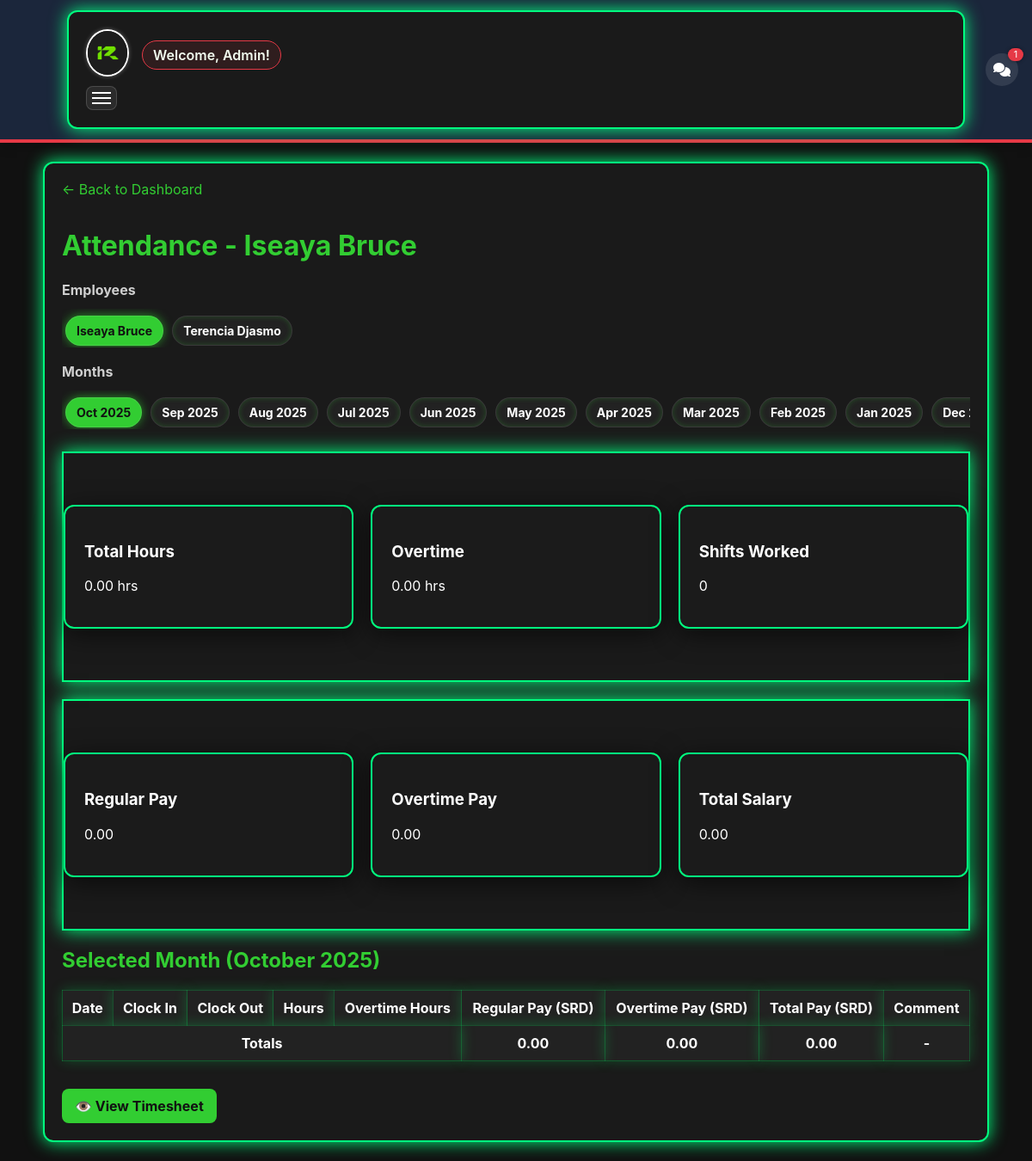
The page /admin/view_attendance.php (signed in) on the database as committed earlier.
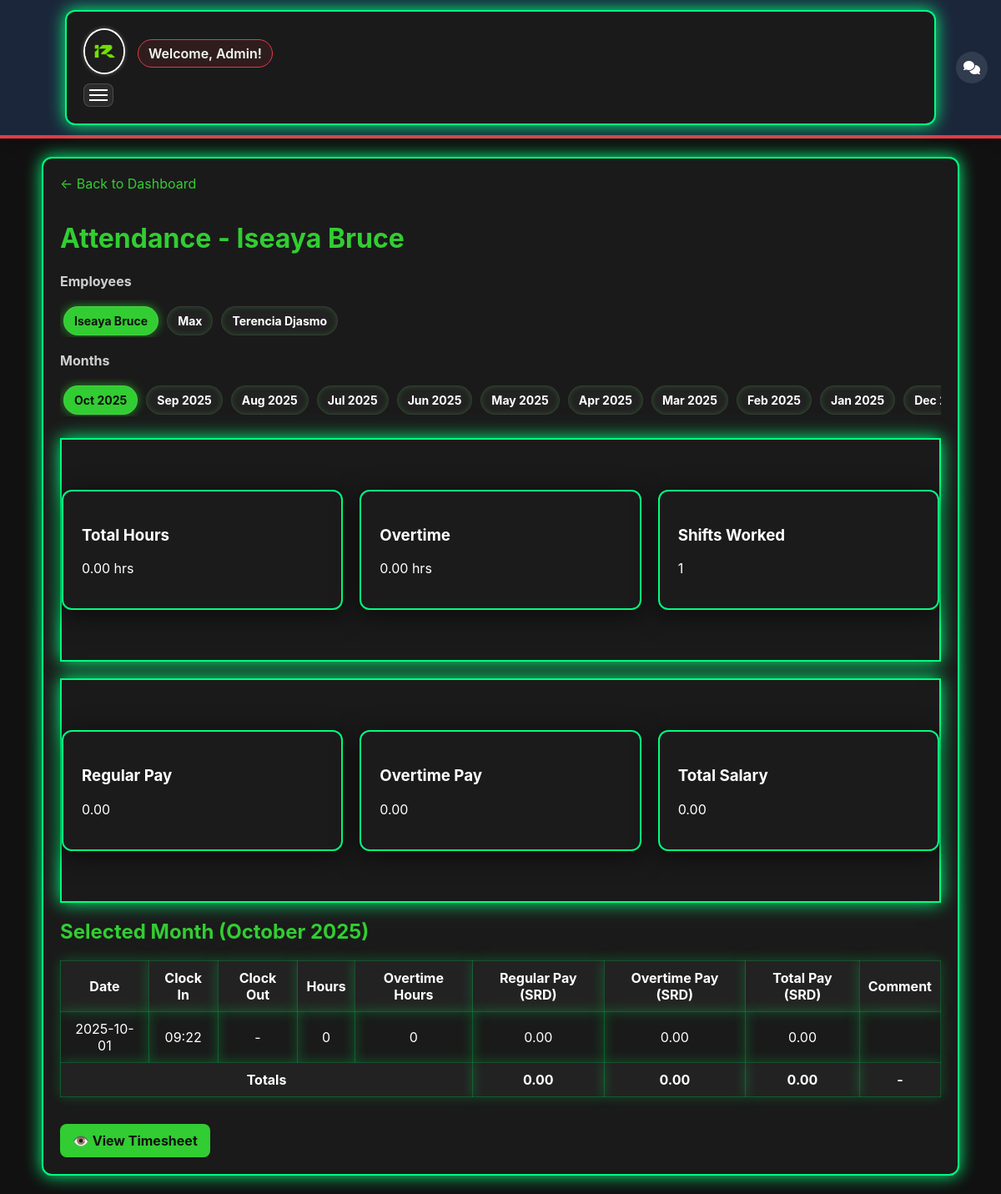
The same page on the database as committed later.
### tables this page shows
CREATE TABLE `employees` (
  `id` int(11) NOT NULL,
  `fullname` varchar(100) NOT NULL,
  `phone` varchar(20) DEFAULT NULL,
  `password` varchar(255) NOT NULL,
  `role` varchar(50) DEFAULT NULL,
  `hourly_pay` decimal(10,2) DEFAULT 0.00,
  `monthly_pay` decimal(10,2) DEFAULT 0.00,
  `expected_clockin` time DEFAULT NULL,
  `expected_clockout` time DEFAULT NULL,
  `profile_pic` varchar(255) DEFAULT 'default.png',
  `created_at` timestamp NOT NULL DEFAULT current_timestamp(),
  `category` varchar(50) DEFAULT NULL,
  `place_of_work` enum('office','remote') DEFAULT 'office',
  `shift` enum('shift_1','shift_2') DEFAULT 'shift_1',
  `position` varchar(100) DEFAULT NULL,
  `overtime_applicable` tinyint(1) DEFAULT 0,
  `status` enum('pending','active','disabled') NOT NULL DEFAULT 'pending'
);

CREATE TABLE `attendance` (
  `id` int(11) NOT NULL,
  `employee_id` int(11) DEFAULT NULL,
  `comment` text DEFAULT NULL,
  `clockin_time` datetime DEFAULT NULL,
  `clockout_time` datetime DEFAULT NULL,
  `overtime_hours` decimal(5,2) DEFAULT 0.00,
  `work_date` date NOT NULL DEFAULT curdate()
);

### includes/auth.php (called while the page is built, shortened)
<?php
function isLoggedIn() {
    return isset($_SESSION['user']);
}
function isAdmin() {
    return isset($_SESSION['user']) && $_SESSION['user']['type'] === 'admin';
}

### admin/view_attendance.php (the view, shortened to what the changed rows need)
<?php
require_once __DIR__ . '/../includes/auth.php';
require_once __DIR__ . '/../includes/config.php';
$empStmt = $pdo->query("SELECT id, fullname, hourly_pay, overtime_applicable, expected_clockin, expected_clockout FROM employees ORDER BY fullname ASC");
$employees = $empStmt->fetchAll(PDO::FETCH_ASSOC);
$selectedId = isset($_GET['id']) ? (int)$_GET['id'] : null;
if (!$selectedId && !empty($employees)) {
    $selectedId = (int)$employees[0]['id'];
}
$stmt = $pdo->prepare("SELECT * FROM employees WHERE id=?");
$stmt->execute([$selectedId]);
$emp = $stmt->fetch(PDO::FETCH_ASSOC);
$selMonth = isset($_GET['month']) ? max(1, min(12, (int)$_GET['month'])) : (int)date('m');
$selYear  = isset($_GET['year'])  ? (int)$_GET['year'] : (int)date('Y');
$baseTs = strtotime(sprintf('%04d-%02d-01', $selYear, $selMonth));
$monthStart = date('Y-m-01', $baseTs);
$monthEnd   = date('Y-m-t', $baseTs);
$recStmt = $pdo->prepare("
    SELECT *,
           TIMESTAMPDIFF(MINUTE, clockin_time, clockout_time) AS minutes_worked
    FROM attendance
    WHERE employee_id = ?
      AND work_date BETWEEN ? AND ?
    ORDER BY work_date DESC
");
$recStmt->execute([$selectedId, $monthStart, $monthEnd]);
$records = $recStmt->fetchAll(PDO::FETCH_ASSOC);
$expectedHours = 8.0;
if (!empty($emp['expected_clockin']) && !empty($emp['expected_clockout'])) {
    $t1 = strtotime($emp['expected_clockin']);
    $t2 = strtotime($emp['expected_clockout']);
    if ($t2 > $t1) {
        $expectedHours = ($t2 - $t1) / 3600;
    } else {
        $expectedHours = (($t2 + 24*3600) - $t1) / 3600;
    }
}
$totalRegularPaidHours = 0;
$totalOvertime = 0;
$otApplicable = (int)($emp['overtime_applicable'] ?? 0);
$hourly = (float)($emp['hourly_pay'] ?? 0);
$ot_applicable = (int)($emp['overtime_applicable'] ?? 0);
$regularPayTotal = $totalRegularPaidHours * $hourly;
$overtimePayTotal = $ot_applicable ? $totalOvertime * $hourly * 1.5 : 0;
$totalPayTotal = $regularPayTotal + $overtimePayTotal;
?>
<!DOCTYPE html>
<html>
<head>
    <link rel="stylesheet" href="../assets/css/style.css">
</head>
<body>
    <?php include '../includes/header.php'; ?>
<div class="container">
    <a href="dashboard.php" class="back">← Back to Dashboard</a>
    <h1>Attendance - <?= htmlspecialchars($emp['fullname']) ?></h1>
    <div class="selector-wrap">
        <div class="selector-label">Employees</div>
        <div class="emp-scroll">
            <?php foreach ($employees as $e): $active = ((int)$e['id'] === (int)$selectedId) ? ' active' : ''; ?>
                <a class="emp-chip<?= $active ?>" href="?id=<?= (int)$e['id'] ?>&month=<?= sprintf('%02d',$selMonth) ?>&year=<?= $selYear ?>">
                    <?= htmlspecialchars($e['fullname']) ?>
                </a>
            <?php endforeach; ?>
        </div>
    </div>
    <div class="selector-wrap">
        <div class="selector-label">Months</div>
        <div class="month-scroll">
            <?php
                $selectedKey = date('Y-m', $baseTs);
                $curTs = strtotime(date('Y-m-01'));
                for ($i = 0; $i < 24; $i++) {
                    $ts = strtotime("-{$i} month", $curTs);
                    $m = (int)date('m', $ts);
                    $y = (int)date('Y', $ts);
                    $key = date('Y-m', $ts);
                    $label = date('M Y', $ts);
                    $active = ($key === $selectedKey) ? ' active' : '';
                    echo '<a class="month-chip' . $active . '" href="?id=' . (int)$selectedId . '&month=' . $m . '&year=' . $y . '">' . $label . '</a>';
                }
            ?>
        </div>
    </div>
    <div class="summary-cards">
        <div class="card">
        </div>
        <div class="card">
        </div>
        <div class="card">
            <h3>Shifts Worked</h3>
            <p><?=count($records)?></p>
        </div>
    </div>
    <div class="summary-cards">
        <div class="card">
            <h3>Regular Pay</h3>
            <p><?=number_format($regularPayTotal,2)?></p>
        </div>
        <div class="card">
            <h3>Overtime Pay</h3>
            <p><?=number_format($overtimePayTotal,2)?></p>
        </div>
        <div class="card">
            <h3>Total Salary</h3>
            <p><?=number_format($totalPayTotal,2)?></p>
        </div>
    </div>
    <section>
        <h2>Selected Month (<?=date('F Y', $baseTs)?>)</h2>
        <div class="table-wrapper">
            <table>
                <tr>
                    <th>Date</th>
                    <th>Clock In</th>
                    <th>Clock Out</th>
                    <th>Hours</th>
                    <th>Overtime Hours</th>
                    <th>Regular Pay (SRD)</th>
                    <th>Overtime Pay (SRD)</th>
                    <th>Total Pay (SRD)</th>
                    <th>Comment</th>
                </tr>
                <?php foreach ($records as $r):
                    $workedFloat = ($r['clockin_time'] && $r['clockout_time'])
                        ? floor((strtotime($r['clockout_time'])-strtotime($r['clockin_time']))/3600)
                        : 0;
                    if ($otApplicable) {
                        if ($workedFloat > $expectedHours) {
                            $overtime = floor($workedFloat - $expectedHours);
                        } else {
                            $overtime = 0;
                        }
                        $regularPaidHours = min($expectedHours, floor($workedFloat));
                    } else {
                        $overtime = 0;
                        $regularPaidHours = floor($workedFloat);
                    }
                    $regularPay = $regularPaidHours * $hourly;
                    $overtimePay = $ot_applicable ? $overtime * $hourly * 1.5 : 0;
                    $totalPay = $regularPay + $overtimePay;
                ?>
                    <tr>
                        <td><?=date("Y-m-d", strtotime($r['clockin_time']))?></td>
                        <td><?=date("H:i", strtotime($r['clockin_time']))?></td>
                        <td><?=$r['clockout_time'] ? date("H:i", strtotime($r['clockout_time'])) : "-" ?></td>
                        <td><?=$regularPaidHours?></td>
                        <td><?=$overtime?></td>
                        <td><?=number_format($regularPay,2)?></td>
                        <td><?=number_format($overtimePay,2)?></td>
                        <td><?=number_format($totalPay,2)?></td>
                        <td><?=htmlspecialchars($r['comment'] ?? '')?></td>
                    </tr>
                <?php endforeach; ?>
                <tr style="font-weight:bold;background:#222;color:#fff;">
                    <td colspan="5">Totals</td>
                    <td><?=number_format($totalRegularPaidHours * $hourly, 2)?></td>
                    <td><?= $ot_applicable ? number_format($totalOvertime * $hourly * 1.5, 2) : '0.00' ?></td>
                    <td><?=number_format($totalPayTotal, 2)?></td>
                    <td>-</td>
                </tr>
            </table>
        </div>
    </section>
    <div style="margin-top:12px; display:flex; gap:10px; flex-wrap: wrap;">
        <a href="../pdf/generate.php?id=<?= (int)$selectedId ?>" class="export">👁️ View Timesheet</a>
    </div>
</div>
</body>
</html>

### includes/header.php (shortened to what the changed rows need)
<?php
require_once __DIR__ . '/auth.php';
if (isLoggedIn()) {
    if (isAdmin()) {
        $stmt = $pdo->prepare("SELECT COUNT(*) FROM messages WHERE receiver_id = 0 AND is_read = 0");
        $stmt->execute();
        $adminUnreadCount = $stmt->fetchColumn();
    } else {
        $stmt = $pdo->prepare("SELECT COUNT(*) FROM messages WHERE receiver_id = ? AND is_read = 0");
        $stmt->execute([$_SESSION['user']['id']]);
        $employeeUnreadCount = $stmt->fetchColumn();
    }
}
?>
<!DOCTYPE html>
<html lang="en">
<head>
    <link rel="stylesheet" href="../assets/css/style.css">
    <link rel="stylesheet" href="https://cdnjs.cloudflare.com/ajax/libs/lightbox2/2.11.3/css/lightbox.min.css">
    <link rel="stylesheet" href="https://cdnjs.cloudflare.com/ajax/libs/font-awesome/6.5.0/css/all.min.css">
</head>
<body>
<header>
    <div class="container">
        <div class="header-content">
            <?php if (isLoggedIn()): ?>
                <?php $unreadCount = isAdmin() ? (int)($adminUnreadCount ?? 0) : (int)($employeeUnreadCount ?? 0); ?>
                <a href="../chat/conversation.php" class="chat-fab" aria-label="Chat">
                    <i class="fas fa-comments"></i>
                    <?php if ($unreadCount > 0): ?><span class="badge"><?= $unreadCount ?></span><?php endif; ?>
                </a>
            <?php endif; ?>
        </div>
    </div>
</header>
<main>

Rows that differ between the two databases and show on the page:
added employees: fullname "Max"
added attendance: clockin_time "2025-10-01", clockin_time "09:22", regularPaidHours "0", overtime "0", regularPay "0.00", overtimePay "0.00", totalPay "0.00"
Other text that changed with them:
count($records): "0" → "1"
$unreadCount: "1" → (not shown)
